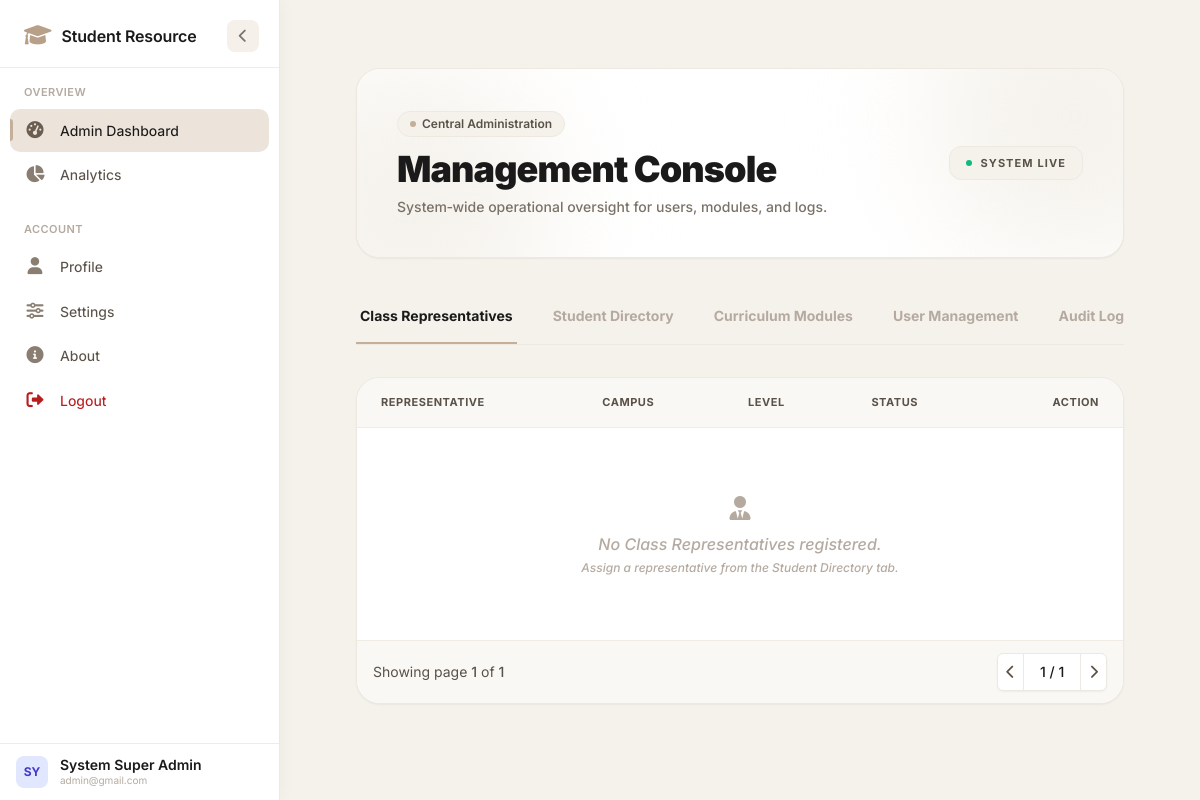
The app's page /admin/dashboard (signed in) with its own data.
### app/models.py (models this page shows)
class User(db.Model, UserMixin):
    id = db.Column(db.Integer, primary_key=True)
    full_name = db.Column(db.String(100), nullable=False)
    email = db.Column(db.String(120), unique=True, nullable=False)
    password_hash = db.Column(db.String(128), nullable=False)
    campus = db.Column(db.String(50), nullable=False)
    student_id = db.Column(db.String(20), nullable=True)
    phone_number = db.Column(db.String(15), nullable=True)
    year = db.Column(db.Integer, default=1)
    semester = db.Column(db.Integer, default=1)
    program_id = db.Column(db.Integer, db.ForeignKey('program.id'), nullable=False)
    is_approved = db.Column(db.Boolean, default=False)
    is_class_rep = db.Column(db.Boolean, default=False)
    is_admin = db.Column(db.Boolean, default=False)
    created_at = db.Column(db.DateTime, default=datetime.utcnow)
    theme_preference = db.Column(db.String(20), default='light')  # 'light' or 'dark'
    language_preference = db.Column(db.String(10), default='en')  # 'en' for now
    last_activity = db.Column(db.DateTime, nullable=True, default=datetime.utcnow)
    is_active = db.Column(db.Boolean, default=True)  # soft delete flag

### app/core/routes.py (the view, shortened to what this page needs)
@core.route('/admin/dashboard')
@login_required
def admin_dashboard():
    if not current_user.is_admin:
        flash('Access denied.')
        return redirect(url_for('core.dashboard'))
    today = date.today()
    Log.query.filter(Log.created_at < today).delete()
    db.session.commit()
    year_filter = request.args.get('year', type=int)
    sem_filter = request.args.get('semester', type=int)
    action_filter = request.args.get('action')
    user_search = request.args.get('user_search', '').strip()
    page_reps = request.args.get('page_reps', 1, type=int)
    page_students = request.args.get('page_students', 1, type=int)
    page_modules = request.args.get('page_modules', 1, type=int)
    page_users = request.args.get('page_users', 1, type=int)
    page_logs = request.args.get('page_logs', 1, type=int)
    per_page = 10
    reps_query = User.query.filter_by(is_class_rep=True, is_admin=False)
    reps_paginated = paginate_query(reps_query, page_reps, per_page)
    student_query = User.query.filter(User.is_class_rep == False, User.is_admin == False)
    if year_filter:
        student_query = student_query.filter_by(year=year_filter)
    if sem_filter:
        student_query = student_query.filter_by(semester=sem_filter)
    students_paginated = paginate_query(student_query, page_students, per_page)
    modules_query = Module.query
    modules_paginated = paginate_query(modules_query, page_modules, per_page)
    users_query = User.query
    users_paginated = paginate_query(users_query, page_users, per_page)
    log_query = Log.query
    if action_filter:
        log_query = log_query.filter(Log.action == action_filter)
    logs_paginated = paginate_query(log_query.order_by(Log.created_at.desc()), page_logs, per_page)
    distinct_actions = db.session.query(Log.action).distinct().all()
    actions_list = [a[0] for a in distinct_actions if a[0] is not None]
    now = datetime.utcnow()
    all_programs = Program.query.all()
    all_modules = Module.query.all()
    pending_requests = TransferRequest.query.filter_by(status='pending').all()
    if year_filter or sem_filter or action_filter or user_search:
        create_log("Admin Dashboard Filter", f"Filtered by Year={year_filter}, Semester={sem_filter}, Action={action_filter}, User={user_search}")
    return render_template('core/admin/dashboard.html',
                           reps_users=reps_paginated['items'],
                           page_reps=reps_paginated['page'],
                           pages_reps=reps_paginated['pages'],
                           student_users=students_paginated['items'],
                           page_students=students_paginated['page'],
                           pages_students=students_paginated['pages'],
                           modules=modules_paginated['items'],
                           page_modules=modules_paginated['page'],
                           pages_modules=modules_paginated['pages'],
                           admin_users=users_paginated['items'],
                           page_users=users_paginated['page'],
                           pages_users=users_paginated['pages'],
                           log_items=logs_paginated['items'],
                           page_logs=logs_paginated['page'],
                           pages_logs=logs_paginated['pages'],
                           programs=all_programs,
                           modules_all=all_modules,
                           requests=pending_requests,
                           current_year=year_filter,
                           current_sem=sem_filter,
                           actions_list=actions_list,
                           selected_action=action_filter,
                           user_search=user_search,
                           now=now)

### app/templates/core/admin/dashboard.html (shortened to what this page needs)
{% extends 'base.html' %}
{% block content %}
<div class="space-y-8 max-w-7xl mx-auto px-4 sm:px-6 lg:px-8 relative">
    <div class="relative overflow-hidden rounded-3xl bg-white p-8 sm:p-10 shadow-sm border border-[#ede8e0] text-[#1a1a1a]">
        <div class="absolute -bottom-24 -left-24 w-72 h-72 bg-[#f5f2ec] rounded-full blur-3xl pointer-events-none"></div>
        <div class="relative z-10 flex flex-col md:flex-row md:items-center md:justify-between gap-4">
            <div>
                <span class="inline-flex items-center gap-1.5 px-3 py-1 rounded-full text-xs font-semibold bg-[#f5f2ec] border border-[#ede8e0] text-[#5a5248] mb-3 backdrop-blur-md">
                    <span class="w-1.5 h-1.5 rounded-full bg-[#c4b09a]"></span>
                    Central Administration
                </span>
                <h1 class="text-3xl font-black text-[#1a1a1a] tracking-tight sm:text-4xl">Management Console</h1>
                <p class="text-[#7a7268] text-sm mt-2 font-medium max-w-xl">System‑wide operational oversight for users, modules, and logs.</p>
            </div>
            <div class="md:self-center flex items-center space-x-2 text-[11px] font-bold text-[#5a5248] uppercase tracking-widest bg-[#f5f2ec] px-4 py-2 rounded-xl border border-[#ede8e0] backdrop-blur-md self-start">
                <span class="w-1.5 h-1.5 rounded-full bg-emerald-500 animate-pulse"></span>
                <span>System Live</span>
            </div>
        </div>
    </div>
    <div class="border-b border-[#ede8e0]">
        <nav class="flex space-x-8 overflow-x-auto no-scrollbar" aria-label="Tabs">
            <button onclick="switchAdminTab('reps')" id="tab-reps-btn" class="tab-btn border-b-2 border-[#c4b09a] text-[#1a1a1a] px-1 py-4 text-sm font-bold focus:outline-none whitespace-nowrap transition-all cursor-pointer">
                Class Representatives
            </button>
            <button onclick="switchAdminTab('students')" id="tab-students-btn" class="tab-btn border-b-2 border-transparent text-[#b5aaa0] hover:text-[#5a5248] hover:border-[#ddd6ca] px-1 py-4 text-sm font-bold focus:outline-none whitespace-nowrap transition-all cursor-pointer">
                Student Directory
            </button>
            <button onclick="switchAdminTab('modules')" id="tab-modules-btn" class="tab-btn border-b-2 border-transparent text-[#b5aaa0] hover:text-[#5a5248] hover:border-[#ddd6ca] px-1 py-4 text-sm font-bold focus:outline-none whitespace-nowrap transition-all cursor-pointer">
                Curriculum Modules
            </button>
            <button onclick="switchAdminTab('users')" id="tab-users-btn" class="tab-btn border-b-2 border-transparent text-[#b5aaa0] hover:text-[#5a5248] hover:border-[#ddd6ca] px-1 py-4 text-sm font-bold focus:outline-none whitespace-nowrap transition-all cursor-pointer">
                User Management
            </button>
            <button onclick="switchAdminTab('logs')" id="tab-logs-btn" class="tab-btn border-b-2 border-transparent text-[#b5aaa0] hover:text-[#5a5248] hover:border-[#ddd6ca] px-1 py-4 text-sm font-bold focus:outline-none whitespace-nowrap transition-all cursor-pointer">
                Audit Logs
            </button>
        </nav>
    </div>
    <div class="mt-2">
        <div id="section-reps" class="tab-content block animate-fadeIn">
            <div class="bg-white border border-[#ede8e0] rounded-3xl shadow-sm overflow-hidden">
                <div class="overflow-x-auto">
                    <table class="min-w-full divide-y divide-[#f0ebe3]">
                        <thead class="bg-[#faf8f5] hidden sm:table-header-group">
                            <tr>
                                <th class="px-6 py-4 text-left text-[11px] font-bold text-[#5a5248] uppercase tracking-wider whitespace-nowrap">Representative</th>
                                <th class="px-6 py-4 text-left text-[11px] font-bold text-[#5a5248] uppercase tracking-wider whitespace-nowrap">Campus</th>
                                <th class="px-6 py-4 text-left text-[11px] font-bold text-[#5a5248] uppercase tracking-wider whitespace-nowrap">Level</th>
                                <th class="px-6 py-4 text-left text-[11px] font-bold text-[#5a5248] uppercase tracking-wider whitespace-nowrap">Status</th>
                                <th class="px-6 py-4 text-right text-[11px] font-bold text-[#5a5248] uppercase tracking-wider whitespace-nowrap">Action</th>
                            </tr>
                        </thead>
                        <tbody id="reps-table-body" data-endpoint="{{ url_for('core.admin_reps_table') }}">
                            {% set users = reps_users %}
                            {% include 'core/admin/_reps_table_body.html' %}
                        </tbody>
                    </table>
                </div>
                <div class="pagination-container" data-page="{{ page_reps|default(1) }}" data-pages="{{ pages_reps|default(1) }}">
                            {% set page = page_reps %}
                            {% set pages = pages_reps %}
                            {% set endpoint = url_for('core.admin_reps_table') %}
                            {% set container_id = 'reps-table-body' %}
                            {% include 'core/admin/_pagination_controls.html' %}
                </div>
            </div>
        </div>
                            {% set users = student_users %}
                            {% set page = page_students %}
                            {% set pages = pages_students %}
                            {% set endpoint = url_for('core.admin_students_table') %}
                            {% set container_id = 'students-table-body' %}
                            {% set modules = modules %}
                            {% set page = page_modules %}
                            {% set pages = pages_modules %}
                            {% set endpoint = url_for('core.admin_modules_table') %}
                            {% set container_id = 'modules-table-body' %}
                            {% set users = admin_users %}
                            {% set now = now %}
                            {% set page = page_users %}
                            {% set pages = pages_users %}
                            {% set endpoint = url_for('core.admin_users_table') %}
                            {% set container_id = 'users-table-body' %}
                            {% set logs = log_items %}
                            {% set page = page_logs %}
                            {% set pages = pages_logs %}
                            {% set endpoint = url_for('core.admin_logs_table') %}
                            {% set container_id = 'logs-table-body' %}
    </div>
</div>
{% endblock %}

### app/templates/base.html (shortened to what this page needs)
<!DOCTYPE html>
<html lang="en">
<head>
    <link rel="stylesheet" href="https://cdnjs.cloudflare.com/ajax/libs/font-awesome/6.0.0-beta3/css/all.min.css" />
    <script src="https://cdn.tailwindcss.com"></script>
</head>
<body class="{% if current_user.is_authenticated and current_user.theme_preference == 'dark' %}dark-theme{% endif %}">
    <aside class="sidebar" id="sidebar" data-turbo-permanent role="navigation" aria-label="Main navigation">
        <div class="sidebar-header">
            <div class="brand">
                <span class="brand-icon"><i class="fas fa-graduation-cap"></i></span>
                <span class="brand-text">Student Resource</span>
            </div>
            <button class="toggle-btn" id="toggleBtn" aria-label="Toggle navigation" title="Collapse / Expand">
                <i class="fas fa-chevron-left"></i>
            </button>
        </div>
        <div class="nav-scroll" id="navScroll">
            <div class="nav-group">
                <div class="nav-group-label">Overview</div>
                {% if current_user.is_admin %}
                    <a href="{{ url_for('core.admin_dashboard') }}"
                       class="nav-item {% if request.endpoint == 'core.admin_dashboard' %}active{% endif %}"
                       data-tooltip="Admin Dashboard" data-page="admin_dashboard">
                        <span class="nav-icon"><i class="fas fa-gauge-high"></i></span>
                        <span class="nav-text">Admin Dashboard</span>
                    </a>
                    <a href="{{ url_for('core.admin_analytics') }}"
                       class="nav-item {% if request.endpoint == 'core.admin_analytics' %}active{% endif %}"
                       data-tooltip="Analytics" data-page="admin_analytics">
                        <span class="nav-icon"><i class="fas fa-chart-pie"></i></span>
                        <span class="nav-text">Analytics</span>
                    </a>
                {% endif %}
            </div>
            <div class="nav-group">
                <div class="nav-group-label">Account</div>
                <a href="{{ url_for('core.profile') }}"
                   class="nav-item {% if request.endpoint == 'core.profile' %}active{% endif %}"
                   data-tooltip="Profile" data-page="profile">
                    <span class="nav-icon"><i class="fas fa-user"></i></span>
                    <span class="nav-text">Profile</span>
                </a>
                <a href="{{ url_for('core.settings') }}" class="nav-item {% if request.endpoint == 'core.settings' %}active{% endif %}" data-tooltip="Settings" data-page="settings">
                    <span class="nav-icon"><i class="fas fa-sliders-h"></i></span>
                    <span class="nav-text">Settings</span>
                </a>
                <a href="{{ url_for('core.about') }}"
                   class="nav-item {% if request.endpoint == 'core.about' %}active{% endif %}"
                   data-tooltip="About" data-page="about">
                    <span class="nav-icon"><i class="fas fa-info-circle"></i></span>
                    <span class="nav-text">About</span>
                </a>
                <a href="{{ url_for('auth.logout') }}" data-turbo="false"
                   class="nav-item" data-tooltip="Logout" style="color:#b91c1c;">
                    <span class="nav-icon"><i class="fas fa-sign-out-alt" style="color:#b91c1c;"></i></span>
                    <span class="nav-text">Logout</span>
                </a>
            </div>
        </div>
        <div class="sidebar-footer" style="border-top:1px solid #f0ebe3; padding:12px 16px; flex-shrink:0;">
            <div class="flex items-center space-x-3">
                <div class="h-8 w-8 rounded-lg bg-indigo-100 text-indigo-700 font-bold text-xs flex items-center justify-center flex-shrink-0">
                    {% if current_user.is_authenticated %}{{ current_user.full_name[:2].upper() }}{% else %}GS{% endif %}
                </div>
                <div class="flex flex-col min-w-0">
                    <span class="text-sm font-semibold text-[#1a1a1a] truncate leading-tight">
                        {% if current_user.is_authenticated %}{{ current_user.full_name }}{% else %}Guest{% endif %}
                    </span>
                    <span class="text-[10px] text-[#b5aaa0] truncate">{{ current_user.email if current_user.is_authenticated else 'Not logged in' }}</span>
                </div>
            </div>
        </div>
    </aside>
    <main class="main-content" id="mainContent">
        <div class="max-w-7xl mx-auto pb-12">
            {% block content %}{% endblock %}
        </div>
    </main>
</body>
</html>

### records on screen
User: full_name "SY", full_name "System Super Admin", is_active+email "admin@gmail.com"

### other values on screen
{{ page }} "1"
{{ pages }} "1"
